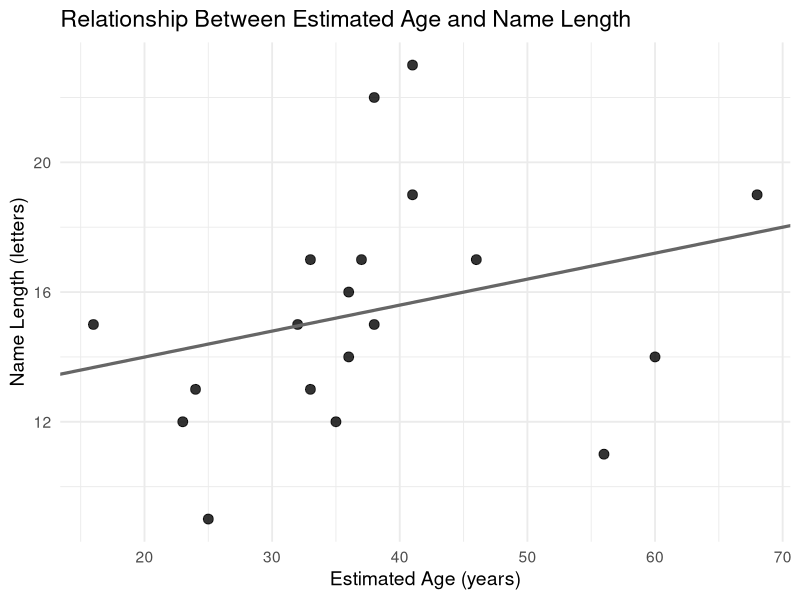
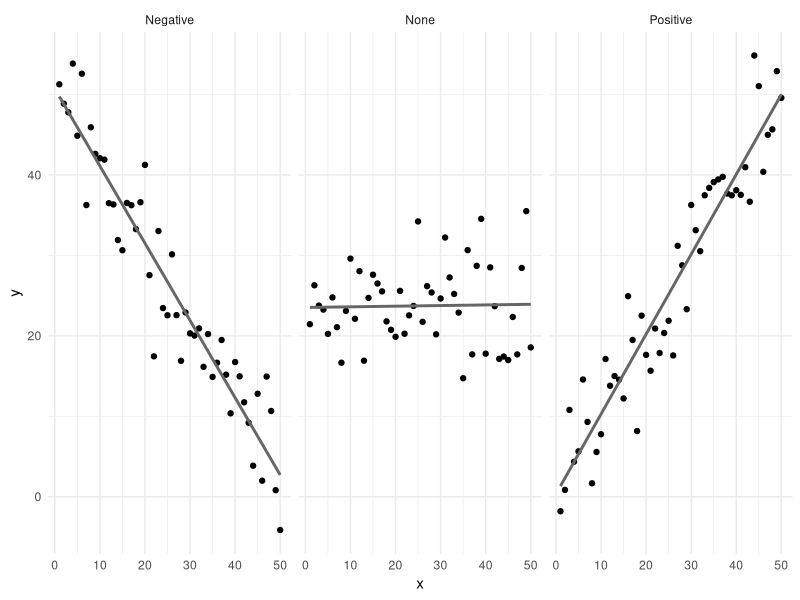
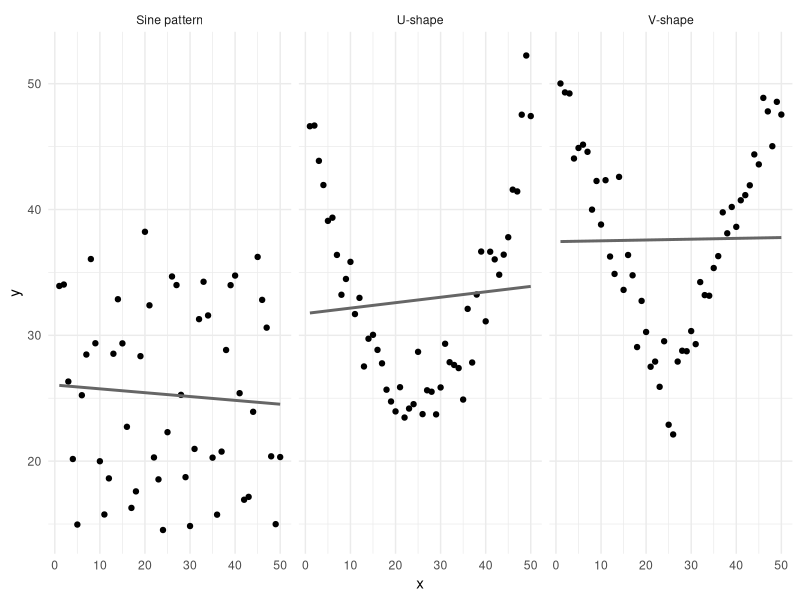

Here is the R script that generated these plots, in order:
## ---- chunk 1
#| echo: false

# Load libraries
library(dplyr)
library(stringr)

# Create dataset 
data <- tribble(
  ~Surname,         ~Name,
  "Brown",          "Elli Margaret",
  "Demir",          "Rojhat Yigit",
  "Djogova",        "Nikolina",
  "Eymann",         "Bernhard",
  "Flütsch",        "Reto",
  "Gaggini",        "Clelia",
  "Graf",           "Robin",
  "Hager",          "Lisa Anna",
  "Herrera Garcia", "Juan Manuel",
  "Hofer",          "Nadja Alexandra",
  "Klamt",          "Reachel",
  "Landis",         "Olivia Lea",
  "Lunkova",        "Anastasiia",
  "Michel",         "Fabian",
  "Moses",          "Emmanuel Saba",
  "Paraboni",       "Giulio",
  "Rios Quiroz",    "Laura",
  "Robatel",        "Annick France",
  "Schwegler",      "Salome Claudia"
)

# Combine Surname and Name into Full_Name
data <- data |>
  mutate(
    Full_Name = paste(Surname, Name),
    
    # Simple heuristic to infer gender
    Gender = case_when(
      Name %in% c("Bernhard", "Reto", "Robin", "Juan Manuel", "Fabian",
                  "Emmanuel Saba", "Giulio", "Rojhat Yigit") ~ "Male",
      TRUE ~ "Female"
    ),
    
    # Count number of words in full name
    Name_Length = str_length(str_remove_all(Full_Name, "\\s"))
  ) |>
  select(Full_Name, Gender, Name_Length)

# For random jitter reproducibility
set.seed(789)

# Add ChatGPT (v5) estimated ages
data <- data |>
  mutate(
    Age_Base = case_when(
      Full_Name == "Brown Elli Margaret" ~ 30,
      Full_Name == "Demir Rojhat Yigit" ~ 30,
      Full_Name == "Djogova Nikolina" ~ 30,
      Full_Name == "Eymann Bernhard" ~ 60,
      Full_Name == "Flütsch Reto" ~ 50,
      Full_Name == "Gaggini Clelia" ~ 40,
      Full_Name == "Graf Robin" ~ 30,
      Full_Name == "Hager Lisa Anna" ~ 30,
      Full_Name == "Herrera Garcia Juan Manuel" ~ 40,
      Full_Name == "Hofer Nadja Alexandra" ~ 40,
      Full_Name == "Klamt Reachel" ~ 30,
      Full_Name == "Landis Olivia Lea" ~ 20,
      Full_Name == "Lunkova Anastasiia" ~ 30,
      Full_Name == "Michel Fabian" ~ 30,
      Full_Name == "Moses Emmanuel Saba" ~ 40,
      Full_Name == "Paraboni Giulio" ~ 40,
      Full_Name == "Rios Quiroz Laura" ~ 30,
      Full_Name == "Robatel Annick France" ~ 60,
      Full_Name == "Schwegler Salome Claudia" ~ 30,
      TRUE ~ NA_real_
    ),
    # Add random variation between -3 and +3 years
    Age_Est = Age_Base + sample(-9:9, n(), replace = TRUE)
  )



## ---- chunk 2
#| echo: false
#| message: false
#| warning: false
#| code-line-numbers: "|1"

# View first few rows of the new variable
head(data %>% select(Full_Name, Age_Est))
## ---- chunk 3
#| echo: false
#| message: false
#| warning: false
#| eval: true

library(ggplot2)

ggplot(data, aes(x = Age_Est, y = Name_Length)) +
  geom_point(size = 3, color = "black", alpha = 0.8) +
  geom_abline(
    intercept = coef(lm(Name_Length ~ Age_Est, data = data))[1],
    slope = coef(lm(Name_Length ~ Age_Est, data = data))[2],
    color = "gray40",
    linewidth = 1.1
  ) +
  labs(
    title = "Relationship Between Estimated Age and Name Length",
    x = "Estimated Age (years)",
    y = "Name Length (letters)"
  ) +
  theme_minimal(base_size = 14)
## ---- chunk 4
#| echo: false
#| message: false
#| warning: false
#| eval: true

library(ggplot2)

set.seed(123)  # ensure reproducibility

# simulate three datasets: positive, negative, and no correlation
df <- data.frame(
  x = rep(1:50, 3),
  y = c(1:50 + rnorm(50,0,5),   # positive
        50:1 + rnorm(50,0,5),   # negative
        rnorm(50,25,5)),        # none
  type = rep(c("Positive", "Negative", "None"), each = 50)
)

# plot all three side by side
ggplot(df, aes(x, y)) +
  geom_point() +
  stat_smooth(method = "lm", se = FALSE, color = "gray40", linewidth = 1) +
  facet_wrap(~type) +
  theme_minimal()
## ---- chunk 5
#| echo: false
#| message: false
#| warning: false
#| eval: true

library(ggplot2)

set.seed(123)

# simulate three nonlinear datasets with same linear slope ~0
df <- data.frame(
  x = rep(seq(1, 50, length.out = 50), 3),
  y = c(25 + 10 * sin(seq(1, 50, length.out = 50)),          # sine wave
        25 + (seq(1, 50, length.out = 50) - 25)^2 / 25,      # U-shape
        25 + abs(seq(1, 50, length.out = 50) - 25) + rnorm(50)), # V + noise
  type = rep(c("Sine pattern", "U-shape", "V-shape"), each = 50)
)

# add random noise
df$y <- df$y + rnorm(nrow(df), 0, 2)

# plot with points + misleading linear fit
ggplot(df, aes(x, y)) +
  geom_point() +
  stat_smooth(method = "lm", se = FALSE, color = "gray40") +
  facet_wrap(~type) +
  theme_minimal()
## ---- chunk 6
#| echo: true
#| results: false
#| message: false
#| code-line-numbers: "|1"

# Covariance and correlation coefficient
cov(data$Name_Length, data$Age_Est, use = "complete.obs")
cor(data$Name_Length, data$Age_Est, use = "complete.obs")

## ---- chunk 7
#| echo: false
#| results: hold
#| message: false

library(dplyr)

# Covariance and correlation coefficient
cov(data$Name_Length, data$Age_Est, use = "complete.obs")
cor(data$Name_Length, data$Age_Est, use = "complete.obs")
